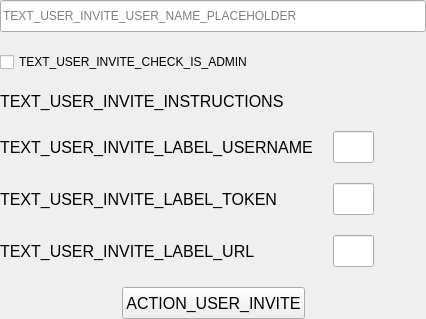
<?xml version="1.0" encoding="UTF-8"?>
<ui version="4.0">
 <class>InviteUserWidget</class>
 <widget class="QWidget" name="InviteUserWidget">
  <property name="geometry">
   <rect>
    <x>0</x>
    <y>0</y>
    <width>426</width>
    <height>304</height>
   </rect>
  </property>
  <property name="windowTitle">
   <string>Form</string>
  </property>
  <property name="styleSheet">
   <string notr="true">#button_copy_token, #button_copy_url, #button_copy_username {
	background-color: none;
	border: none;
}</string>
  </property>
  <layout class="QVBoxLayout" name="verticalLayout_2">
   <property name="spacing">
    <number>20</number>
   </property>
   <property name="leftMargin">
    <number>0</number>
   </property>
   <property name="topMargin">
    <number>0</number>
   </property>
   <property name="rightMargin">
    <number>0</number>
   </property>
   <property name="bottomMargin">
    <number>0</number>
   </property>
   <item>
    <widget class="QLineEdit" name="line_edit_username">
     <property name="minimumSize">
      <size>
       <width>0</width>
       <height>32</height>
      </size>
     </property>
     <property name="placeholderText">
      <string>TEXT_USER_INVITE_USER_NAME_PLACEHOLDER</string>
     </property>
    </widget>
   </item>
   <item>
    <widget class="QCheckBox" name="checkbox_is_admin">
     <property name="text">
      <string>TEXT_USER_INVITE_CHECK_IS_ADMIN</string>
     </property>
    </widget>
   </item>
   <item>
    <widget class="QWidget" name="widget_registration" native="true">
     <layout class="QVBoxLayout" name="verticalLayout">
      <property name="spacing">
       <number>20</number>
      </property>
      <property name="leftMargin">
       <number>0</number>
      </property>
      <property name="topMargin">
       <number>0</number>
      </property>
      <property name="rightMargin">
       <number>0</number>
      </property>
      <property name="bottomMargin">
       <number>0</number>
      </property>
      <item>
       <widget class="QLabel" name="label_instructions">
        <property name="font">
         <font>
          <pointsize>12</pointsize>
         </font>
        </property>
        <property name="text">
         <string>TEXT_USER_INVITE_INSTRUCTIONS</string>
        </property>
        <property name="scaledContents">
         <bool>false</bool>
        </property>
        <property name="alignment">
         <set>Qt::AlignLeading|Qt::AlignLeft|Qt::AlignVCenter</set>
        </property>
        <property name="wordWrap">
         <bool>true</bool>
        </property>
        <property name="textInteractionFlags">
         <set>Qt::TextSelectableByKeyboard|Qt::TextSelectableByMouse</set>
        </property>
       </widget>
      </item>
      <item>
       <layout class="QGridLayout" name="gridLayout">
        <item row="2" column="0">
         <widget class="QLabel" name="label_3">
          <property name="font">
           <font>
            <pointsize>12</pointsize>
           </font>
          </property>
          <property name="text">
           <string>TEXT_USER_INVITE_LABEL_URL</string>
          </property>
         </widget>
        </item>
        <item row="2" column="1">
         <widget class="QLineEdit" name="line_edit_url">
          <property name="minimumSize">
           <size>
            <width>0</width>
            <height>32</height>
           </size>
          </property>
          <property name="readOnly">
           <bool>true</bool>
          </property>
         </widget>
        </item>
        <item row="0" column="0">
         <widget class="QLabel" name="label_4">
          <property name="font">
           <font>
            <pointsize>12</pointsize>
           </font>
          </property>
          <property name="text">
           <string>TEXT_USER_INVITE_LABEL_USERNAME</string>
          </property>
         </widget>
        </item>
        <item row="1" column="0">
         <widget class="QLabel" name="label_2">
          <property name="font">
           <font>
            <pointsize>12</pointsize>
           </font>
          </property>
          <property name="text">
           <string>TEXT_USER_INVITE_LABEL_TOKEN</string>
          </property>
         </widget>
        </item>
        <item row="0" column="1">
         <widget class="QLineEdit" name="line_edit_user">
          <property name="minimumSize">
           <size>
            <width>0</width>
            <height>32</height>
           </size>
          </property>
          <property name="readOnly">
           <bool>true</bool>
          </property>
         </widget>
        </item>
        <item row="1" column="1">
         <widget class="QLineEdit" name="line_edit_token">
          <property name="minimumSize">
           <size>
            <width>0</width>
            <height>32</height>
           </size>
          </property>
          <property name="readOnly">
           <bool>true</bool>
          </property>
         </widget>
        </item>
        <item row="2" column="2">
         <widget class="Button" name="button_copy_url">
          <property name="cursor">
           <cursorShape>PointingHandCursor</cursorShape>
          </property>
          <property name="toolTip">
           <string>ACTION_URL_COPY_TO_CLIPBOARD_TOOLTIP</string>
          </property>
          <property name="text">
           <string/>
          </property>
          <property name="icon">
           <iconset resource="../rc/resources.qrc">
            <normaloff>:/icons/images/material/library_books.svg</normaloff>:/icons/images/material/library_books.svg</iconset>
          </property>
          <property name="iconSize">
           <size>
            <width>24</width>
            <height>24</height>
           </size>
          </property>
          <property name="flat">
           <bool>true</bool>
          </property>
          <property name="color" stdset="0">
           <color>
            <red>153</red>
            <green>153</green>
            <blue>153</blue>
           </color>
          </property>
         </widget>
        </item>
        <item row="1" column="2">
         <widget class="Button" name="button_copy_token">
          <property name="cursor">
           <cursorShape>PointingHandCursor</cursorShape>
          </property>
          <property name="toolTip">
           <string>ACTION_TOKEN_COPY_TO_CLIPBOARD_TOOLTIP</string>
          </property>
          <property name="text">
           <string/>
          </property>
          <property name="icon">
           <iconset resource="../rc/resources.qrc">
            <normaloff>:/icons/images/material/library_books.svg</normaloff>:/icons/images/material/library_books.svg</iconset>
          </property>
          <property name="iconSize">
           <size>
            <width>24</width>
            <height>24</height>
           </size>
          </property>
          <property name="flat">
           <bool>true</bool>
          </property>
          <property name="color" stdset="0">
           <color>
            <red>153</red>
            <green>153</green>
            <blue>153</blue>
           </color>
          </property>
         </widget>
        </item>
        <item row="0" column="2">
         <widget class="Button" name="button_copy_username">
          <property name="cursor">
           <cursorShape>PointingHandCursor</cursorShape>
          </property>
          <property name="toolTip">
           <string>ACTION_USER_NAME_COPY_TO_CLIPBOARD_TOOLTIP</string>
          </property>
          <property name="text">
           <string/>
          </property>
          <property name="icon">
           <iconset resource="../rc/resources.qrc">
            <normaloff>:/icons/images/material/library_books.svg</normaloff>:/icons/images/material/library_books.svg</iconset>
          </property>
          <property name="iconSize">
           <size>
            <width>24</width>
            <height>24</height>
           </size>
          </property>
          <property name="flat">
           <bool>true</bool>
          </property>
          <property name="color" stdset="0">
           <color>
            <red>153</red>
            <green>153</green>
            <blue>153</blue>
           </color>
          </property>
         </widget>
        </item>
       </layout>
      </item>
     </layout>
    </widget>
   </item>
   <item>
    <layout class="QHBoxLayout" name="horizontalLayout">
     <item>
      <spacer name="horizontalSpacer">
       <property name="orientation">
        <enum>Qt::Horizontal</enum>
       </property>
       <property name="sizeHint" stdset="0">
        <size>
         <width>40</width>
         <height>20</height>
        </size>
       </property>
      </spacer>
     </item>
     <item>
      <widget class="QPushButton" name="button_register">
       <property name="minimumSize">
        <size>
         <width>0</width>
         <height>32</height>
        </size>
       </property>
       <property name="font">
        <font>
         <pointsize>12</pointsize>
        </font>
       </property>
       <property name="cursor">
        <cursorShape>PointingHandCursor</cursorShape>
       </property>
       <property name="text">
        <string>ACTION_USER_INVITE</string>
       </property>
      </widget>
     </item>
     <item>
      <spacer name="horizontalSpacer_2">
       <property name="orientation">
        <enum>Qt::Horizontal</enum>
       </property>
       <property name="sizeHint" stdset="0">
        <size>
         <width>40</width>
         <height>20</height>
        </size>
       </property>
      </spacer>
     </item>
    </layout>
   </item>
  </layout>
 </widget>
 <customwidgets>
  <customwidget>
   <class>Button</class>
   <extends>QPushButton</extends>
   <header>parsec.core.gui.custom_widgets</header>
  </customwidget>
 </customwidgets>
 <resources>
  <include location="../rc/resources.qrc"/>
 </resources>
 <connections/>
</ui>
